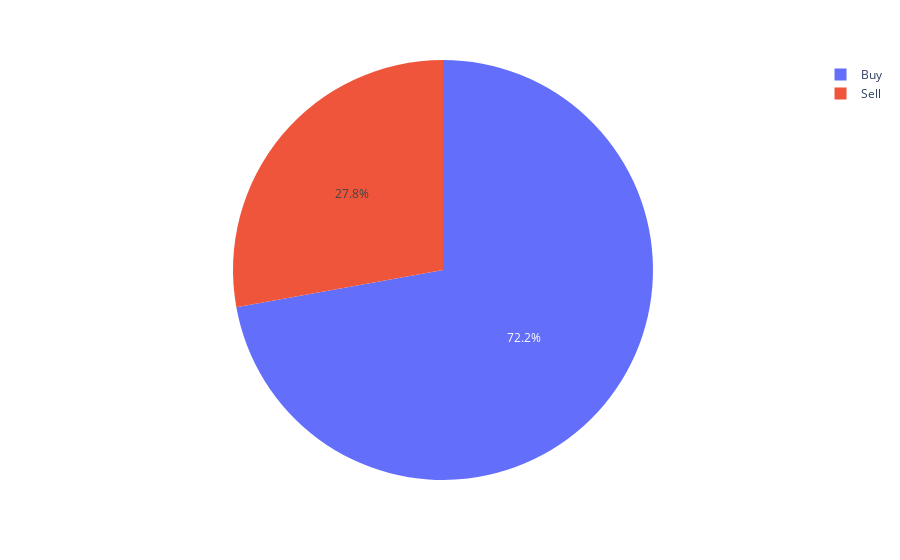

The code cell stored with this chart in its notebook:
### Code cell
# Buy/Sell
counts = portfolio['Type'].value_counts()       
counts_df = counts.reset_index()
counts_df.columns = ['Type', 'Count']
fig = px.pie(counts_df, values='Count', names='Type')
py.offline.iplot(fig)

### Figure 1 — Plotly figure (JSON) as saved in the notebook; plotly's stock layout.template omitted (floating-point values rounded to 4 significant figures)
{"data": [{"domain": {"x": [0, 1], "y": [0, 1]}, "hovertemplate": "Type=%{label}<br>Count=%{value}<extra></extra>", "labels": ["Buy", "Sell"], "legendgroup": "", "name": "", "showlegend": true, "type": "pie", "values": [666, 257]}], "layout": {"autosize": true, "legend": {"tracegroupgap": 0}, "margin": {"t": 60}}}
